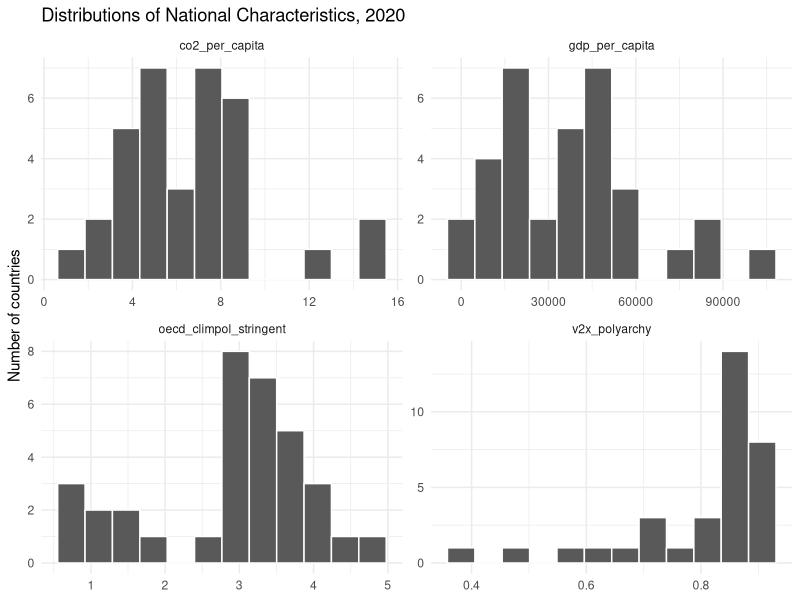
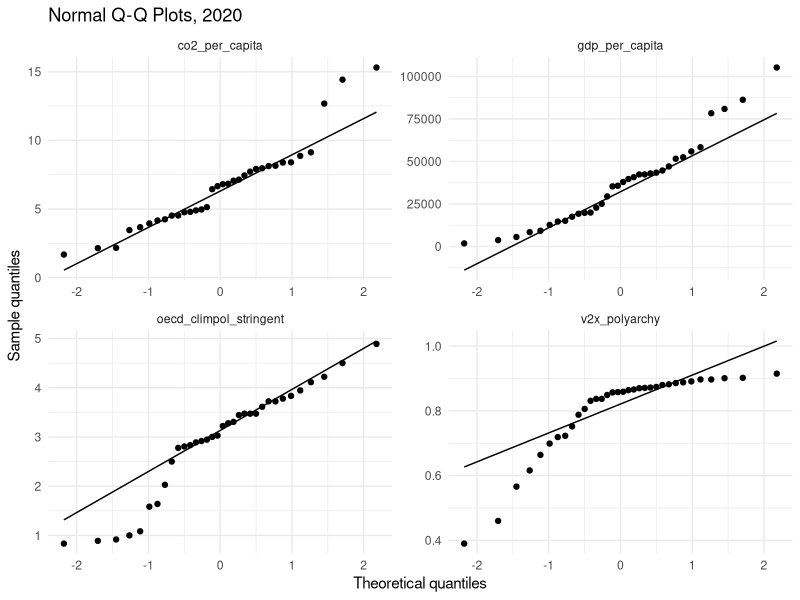
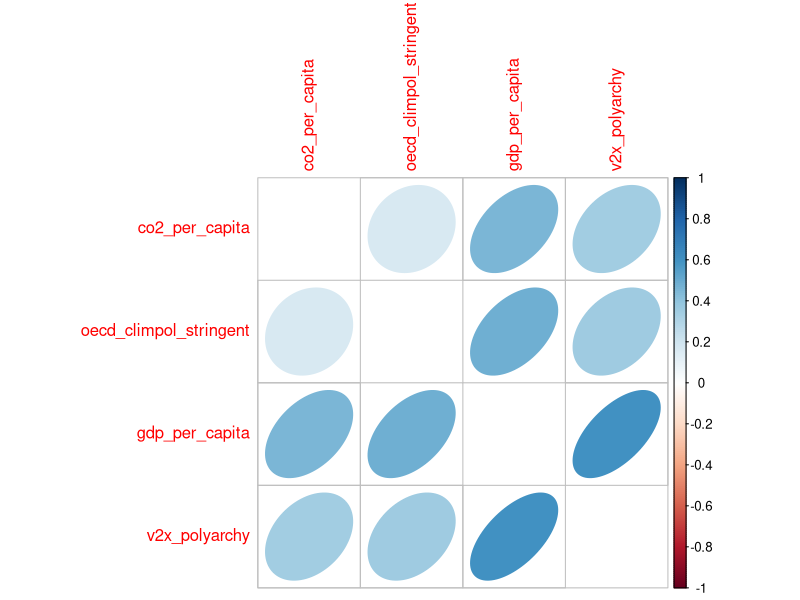
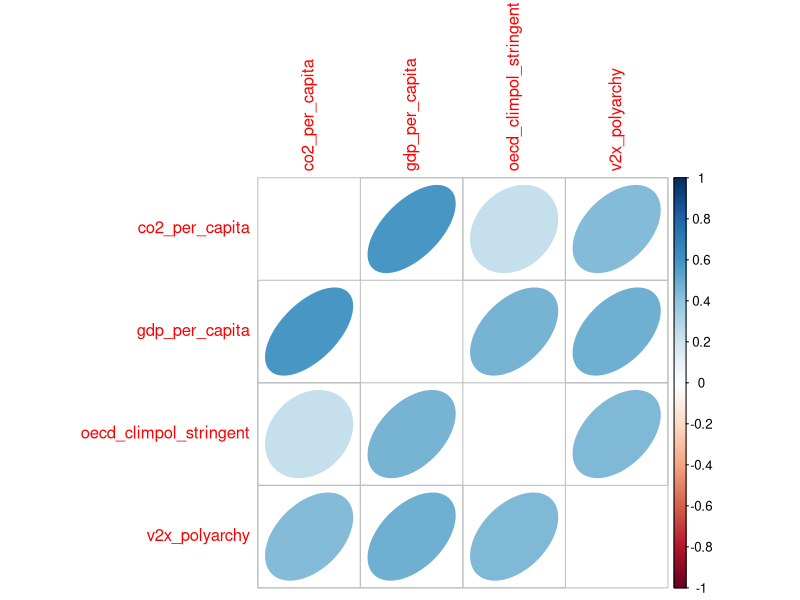

Generate these figures, in order, with R:
## ---- chunk 1
library(tidyverse)
library(Hmisc)
library(corrplot)
library(knitr)

all_vars<-read_csv("data/climpolicy_combined.csv")
## ---- chunk 2
all_vars <- all_vars %>%
  mutate(
    gdp_per_capita = gdp / tot_population,
    co2_per_capita = co2_emissions * 1e6 / tot_population
  )
## ---- chunk 3
all_vars %>%
  select(
    country_name, year, oecd_climpol_stringent,
    co2_per_capita, gdp_per_capita, v2x_polyarchy
  ) %>%
  slice_head(n = 10) %>%
  kable(digits = 2)
## ---- chunk 4
data_2020 <- all_vars %>%
  filter(year == 2020)
## ---- chunk 5
data_2020 %>%
  select(
    oecd_climpol_stringent,
    co2_per_capita,
    gdp_per_capita,
    v2x_polyarchy
  ) %>%
  pivot_longer(
    everything(),
    names_to = "variable",
    values_to = "value"
  ) %>%
  ggplot(aes(x = value)) +
  geom_histogram(bins = 12, color = "white") +
  facet_wrap(~ variable, scales = "free") +
  theme_minimal() +
  labs(
    title = "Distributions of National Characteristics, 2020",
    x = NULL,
    y = "Number of countries"
  )
## ---- chunk 6
data_2020 %>%
  select(
    oecd_climpol_stringent,
    co2_per_capita,
    gdp_per_capita,
    v2x_polyarchy
  ) %>%
  pivot_longer(
    everything(),
    names_to = "variable",
    values_to = "value"
  ) %>%
  ggplot(aes(sample = value)) +
  stat_qq() +
  stat_qq_line() +
  facet_wrap(~ variable, scales = "free") +
  theme_minimal() +
  labs(
    title = "Normal Q-Q Plots, 2020",
    x = "Theoretical quantiles",
    y = "Sample quantiles"
  )
## ---- chunk 7

filter <- data_2020 %>%
    select(c(
    oecd_climpol_stringent,
    co2_per_capita,
    gdp_per_capita,
    v2x_polyarchy))

rcorr(as.matrix(filter))

## ---- chunk 8

correlation_matrix <- cor(filter)
corrplot(correlation_matrix,order="hclust", method="ellipse",diag=FALSE)

## ---- chunk 9
data_2000 <- all_vars %>%
  filter(year == 2000)
## ---- chunk 10
filter2000 <- data_2000 %>%
    select(c(
    oecd_climpol_stringent,
    co2_per_capita,
    gdp_per_capita,
    v2x_polyarchy))

rcorr(as.matrix(filter2000))

correlation_matrix2000 <- cor(as.matrix(filter2000))
corrplot(correlation_matrix2000,order="hclust", method="ellipse",diag=FALSE)

correlation_matrix
correlation_matrix2000 

change = correlation_matrix - correlation_matrix2000
change

## ---- chunk 11
country_changes <- all_vars %>%
  select(
    country_text_id,
    country_name,
    year,
    oecd_climpol_stringent,
    co2_per_capita,
    gdp_per_capita,
    v2x_polyarchy
  ) %>%
  pivot_wider(
    names_from = year,
    values_from = c(
      oecd_climpol_stringent,
      co2_per_capita,
      gdp_per_capita,
      v2x_polyarchy
    ),
    names_sep = "_"
  ) 
## ---- chunk 12

## ---- chunk 13

## ---- chunk 14
# install.packages("rnaturalearth")
library(rnaturalearth)
countries<-ne_download(type="admin_0_countries")
